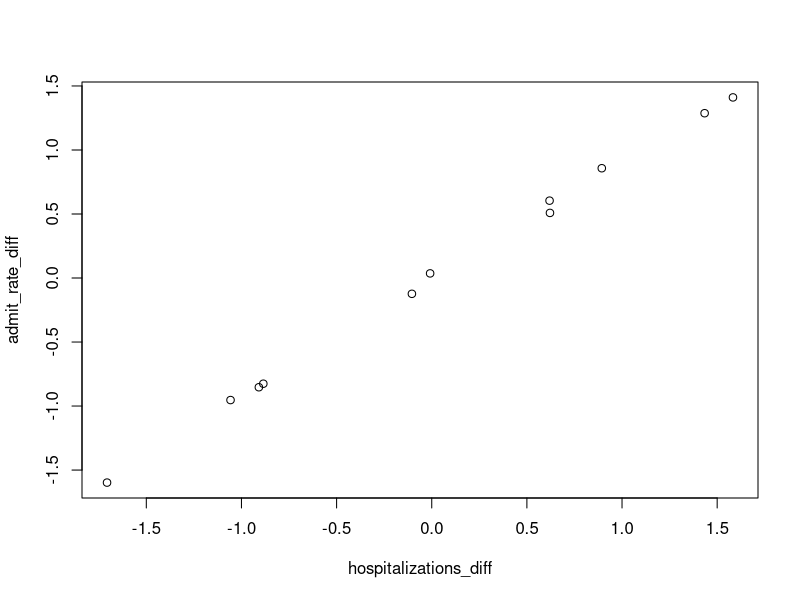

Generate this figure with R:
##--------------------------------------------
##
## Chicago Diabetes Homework (Lecture 4)
##
## Class: PCE Data Science Methods Class
##
##--------------------------------------------


setwd('/Users/figaro/Desktop/schoolwork/dataSci350/week4')

data = read.csv('ChicagoDiabetesData.csv', stringsAsFactors = FALSE)

data_means = apply(data[-1],2,mean)

hospitalizations = data_means[grepl('Hospitalizations', names(data))]
admit_rate = data_means[grepl('Crude.Rate.[0-9]+$', names(data), perl = TRUE)]

hospitalizations_diff = diff(hospitalizations)
admit_rate_diff = diff(admit_rate)

plot(hospitalizations_diff, admit_rate_diff)
